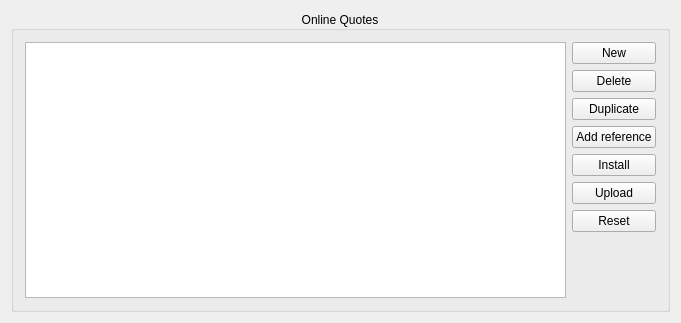
<?xml version="1.0" encoding="UTF-8"?>
<ui version="4.0">
 <class>AlkOnlineQuotesListWidget</class>
 <widget class="QWidget" name="AlkOnlineQuotesListWidget">
  <property name="geometry">
   <rect>
    <x>0</x>
    <y>0</y>
    <width>681</width>
    <height>323</height>
   </rect>
  </property>
  <property name="minimumSize">
   <size>
    <width>0</width>
    <height>0</height>
   </size>
  </property>
  <property name="windowTitle">
   <string>Online Quotes</string>
  </property>
  <layout class="QVBoxLayout" name="verticalLayout_6">
   <item>
    <widget class="QGroupBox" name="onlineQuotesGroupBox">
     <property name="enabled">
      <bool>true</bool>
     </property>
     <property name="whatsThis">
      <string>&lt;html&gt;&lt;head/&gt;&lt;body&gt;&lt;p&gt;online price quotes&lt;/p&gt;&lt;/body&gt;&lt;/html&gt;</string>
     </property>
     <property name="title">
      <string>Online Quotes</string>
     </property>
     <property name="alignment">
      <set>Qt::AlignCenter</set>
     </property>
     <layout class="QVBoxLayout" name="groupBoxLayout">
      <item>
       <layout class="QHBoxLayout" name="horizontalLayout">
        <item>
         <widget class="QTableView" name="m_quoteSourceList"/>
        </item>
        <item>
         <layout class="QVBoxLayout" name="verticalLayout">
          <item>
           <widget class="AlkPushButton" name="m_newButton">
            <property name="text">
             <string comment="@action create new quote source">New</string>
            </property>
           </widget>
          </item>
          <item>
           <widget class="AlkPushButton" name="m_deleteButton">
            <property name="text">
             <string>Delete</string>
            </property>
           </widget>
          </item>
          <item>
           <widget class="AlkPushButton" name="m_duplicateButton">
            <property name="toolTip">
             <string>Create a duplicate of the currently selected source entry under a different name.</string>
            </property>
            <property name="whatsThis">
             <string>Use this to create a duplicate of an entry for an online source</string>
            </property>
            <property name="text">
             <string>Duplicate</string>
            </property>
            <property name="icon">
             <iconset theme="edit-copy">
              <normaloff/>
             </iconset>
            </property>
           </widget>
          </item>
          <item>
           <widget class="AlkPushButton" name="m_addReferenceButton">
            <property name="toolTip">
             <string>Creates a new local online source as reference to a remote online quote source</string>
            </property>
            <property name="whatsThis">
             <string>Use this to create a new local online quote source that links to a remote online quote source. The attributes of the remote online course source are then used for a price or quote request.</string>
            </property>
            <property name="text">
             <string>Add reference</string>
            </property>
            <property name="icon">
             <iconset theme="tool_references">
              <normaloff/>
             </iconset>
            </property>
           </widget>
          </item>
          <item>
           <widget class="AlkPushButton" name="m_installButton">
            <property name="text">
             <string>Install</string>
            </property>
            <property name="icon">
             <iconset theme="run-install">
              <normaloff/>
             </iconset>
            </property>
           </widget>
          </item>
          <item>
           <widget class="AlkPushButton" name="m_uploadButton">
            <property name="text">
             <string>Upload</string>
            </property>
            <property name="icon">
             <iconset theme="cloud-upload">
              <normaloff/>
             </iconset>
            </property>
           </widget>
          </item>
          <item>
           <widget class="AlkPushButton" name="m_resetButton">
            <property name="toolTip">
             <string>Reset changes to local sources that were made after the last selection of this profile</string>
            </property>
            <property name="whatsThis">
             <string>Use this to reset changes to local sources that were made after the last selection of this profile.</string>
            </property>
            <property name="text">
             <string>Reset</string>
            </property>
            <property name="icon">
             <iconset theme="edit-reset"/>
            </property>
           </widget>
          </item>
          <item>
           <spacer name="verticalSpacer">
            <property name="orientation">
             <enum>Qt::Vertical</enum>
            </property>
            <property name="sizeHint" stdset="0">
             <size>
              <width>14</width>
              <height>13</height>
             </size>
            </property>
           </spacer>
          </item>
         </layout>
        </item>
       </layout>
      </item>
     </layout>
    </widget>
   </item>
  </layout>
 </widget>
 <layoutdefault spacing="6" margin="11"/>
 <customwidgets>
  <customwidget>
   <class>AlkPushButton</class>
   <extends>QPushButton</extends>
   <header>alkpushbutton.h</header>
  </customwidget>
 </customwidgets>
 <resources/>
 <connections/>
</ui>
